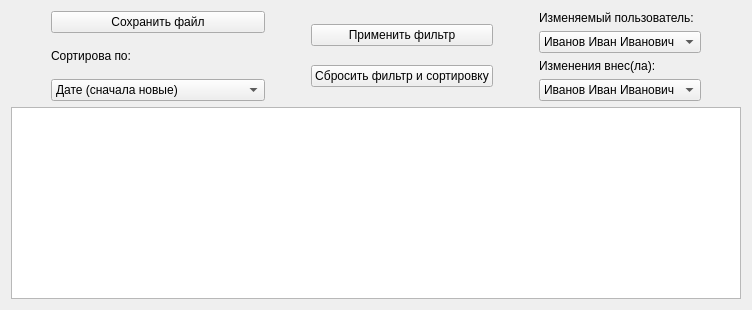
            <widget class="QWidget" name="tab_18">
             <attribute name="title">
              <string>История пользователей</string>
             </attribute>
             <layout class="QGridLayout" name="gridLayout_13">
              <item row="0" column="0">
               <layout class="QHBoxLayout" name="horizontalLayout_39">
                <item>
                 <spacer name="horizontalSpacer_69">
                  <property name="orientation">
                   <enum>Qt::Vertical</enum>
                  </property>
                  <property name="sizeType">
                   <enum>QSizePolicy::Fixed</enum>
                  </property>
                  <property name="sizeHint" stdset="0">
                   <size>
                    <width>40</width>
                    <height>20</height>
                   </size>
                  </property>
                 </spacer>
                </item>
                <item>
                 <layout class="QVBoxLayout" name="verticalLayout_42">
                  <item>
                   <widget class="QPushButton" name="pushButton_usersHistoryFile">
                    <property name="text">
                     <string>Сохранить файл</string>
                    </property>
                   </widget>
                  </item>
                  <item>
                   <widget class="QLabel" name="label_117">
                    <property name="text">
                     <string>Сортирова по:</string>
                    </property>
                   </widget>
                  </item>
                  <item>
                   <widget class="QComboBox" name="selectUserFilterDate_2">
                    <item>
                     <property name="text">
                      <string>Дате (сначала новые)</string>
                     </property>
                    </item>
                    <item>
                     <property name="text">
                      <string>Дате (сначала старые)</string>
                     </property>
                    </item>
                    <item>
                     <property name="text">
                      <string>Дате выгрузки (сначала старые) </string>
                     </property>
                    </item>
                    <item>
                     <property name="text">
                      <string>Дате выгрузки (сначала новые)</string>
                     </property>
                    </item>
                   </widget>
                  </item>
                 </layout>
                </item>
                <item>
                 <spacer name="horizontalSpacer_12">
                  <property name="orientation">
                   <enum>Qt::Vertical</enum>
                  </property>
                  <property name="sizeType">
                   <enum>QSizePolicy::Fixed</enum>
                  </property>
                  <property name="sizeHint" stdset="0">
                   <size>
                    <width>40</width>
                    <height>20</height>
                   </size>
                  </property>
                 </spacer>
                </item>
                <item>
                 <layout class="QVBoxLayout" name="verticalLayout_41">
                  <item>
                   <widget class="QPushButton" name="btnUserFilterGo_2">
                    <property name="text">
                     <string>Применить фильтр</string>
                    </property>
                   </widget>
                  </item>
                  <item>
                   <widget class="QPushButton" name="btnUserFilterStop_2">
                    <property name="text">
                     <string>Сбросить фильтр и сортировку</string>
                    </property>
                   </widget>
                  </item>
                 </layout>
                </item>
                <item>
                 <spacer name="horizontalSpacer_17">
                  <property name="orientation">
                   <enum>Qt::Vertical</enum>
                  </property>
                  <property name="sizeType">
                   <enum>QSizePolicy::Fixed</enum>
                  </property>
                  <property name="sizeHint" stdset="0">
                   <size>
                    <width>40</width>
                    <height>20</height>
                   </size>
                  </property>
                 </spacer>
                </item>
                <item>
                 <layout class="QVBoxLayout" name="verticalLayout_43">
                  <item>
                   <widget class="QLabel" name="label_119">
                    <property name="text">
                     <string>Изменяемый пользователь:</string>
                    </property>
                   </widget>
                  </item>
                  <item>
                   <widget class="QComboBox" name="selectUserFilterFIO_2">
                    <item>
                     <property name="text">
                      <string>Иванов Иван Иванович</string>
                     </property>
                    </item>
                    <item>
                     <property name="text">
                      <string>Петров Пётр Петрович</string>
                     </property>
                    </item>
                   </widget>
                  </item>
                  <item>
                   <widget class="QLabel" name="label_126">
                    <property name="text">
                     <string>Изменения внес(ла):</string>
                    </property>
                   </widget>
                  </item>
                  <item>
                   <widget class="QComboBox" name="selectUserFilterFIO_3">
                    <item>
                     <property name="text">
                      <string>Иванов Иван Иванович</string>
                     </property>
                    </item>
                    <item>
                     <property name="text">
                      <string>Петров Пётр Петрович</string>
                     </property>
                    </item>
                   </widget>
                  </item>
                 </layout>
                </item>
                <item>
                 <spacer name="horizontalSpacer_74">
                  <property name="orientation">
                   <enum>Qt::Vertical</enum>
                  </property>
                  <property name="sizeType">
                   <enum>QSizePolicy::Fixed</enum>
                  </property>
                  <property name="sizeHint" stdset="0">
                   <size>
                    <width>40</width>
                    <height>20</height>
                   </size>
                  </property>
                 </spacer>
                </item>
               </layout>
              </item>
              <item row="1" column="0">
               <widget class="QTableWidget" name="tableWidget_historyUsers">
                <attribute name="horizontalHeaderVisible">
                 <bool>false</bool>
                </attribute>
                <attribute name="verticalHeaderVisible">
                 <bool>false</bool>
                </attribute>
               </widget>
              </item>
             </layout>
            </widget>
